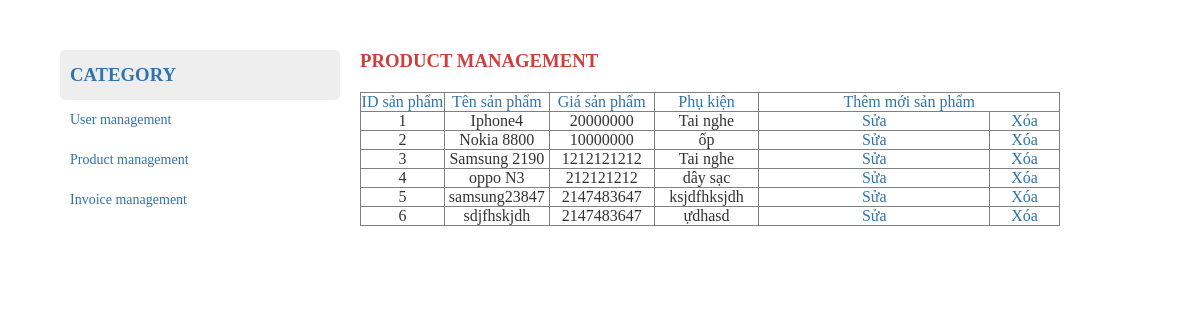
The page / on the database its author committed.
### tables this page shows
CREATE TABLE IF NOT EXISTS `sanpham` (
  `ID_SP` int(11) NOT NULL,
  `Ten_SP` varchar(50) NOT NULL,
  `ID_LSP` int(11) NOT NULL,
  `gia_sp` int(11) NOT NULL,
  `phukien` varchar(255) NOT NULL,
  PRIMARY KEY (`ID_SP`)
);

### index.php (the view, shortened to what this page needs)
<!doctype html>
<html lang="en">
<head>
    <link href="style/style.css" rel="stylesheet" type="text/css">
</head>
<body>
<section id="wrapper">
    <aside>
        <h3>Category</h3>
        <ul>
            <li><a href="#">User management</a></li>
            <li class="active"><a href="#">Product management</a></li>
            <li><a href="#">Invoice management</a></li>
        </ul>
    </aside>
    <article>
        <h1>PRODUCT MANAGEMENT</h1>
        <form method="post">
            <table border="1">
                <thead>
                <tr>
                    <th>ID sản phẩm</th>
                    <th>Tên sản phẩm</th>
                    <th>Giá sản phẩm</th>
                    <th>Phụ kiện</th>
                    <th colspan="2"><a href="them.php">Thêm mới sản phẩm</a></th>
                </tr>
                </thead>
                <tbody>
                <?php
                $sql = "SELECT * FROM sanpham INNER JOIN loaisanpham ON loaisanpham.ID_LSP=sanpham.ID_LSP";
                $query = mysql_query($sql);
                while ($rows = mysql_fetch_array($query)) {
                    ?>
                    <tr>
                        <td><?php echo $rows['ID_SP']; ?></td>
                        <td><?php echo $rows['Ten_SP']; ?></td>
                        <td><?php echo $rows['gia_sp']; ?></td>
                        <td><?php echo $rows['phukien']; ?></td>
                        <td><a href="sua.php?id_san_pham=<?php echo $rows['ID_SP']; ?>">Sửa</a></td>
                        <td><a href="delete.php?id_san_pham=<?php echo $rows['ID_SP']; ?>">Xóa</a></td>
                    </tr>
                <?php } ?>
                </tbody>
            </table>
        </form>
    </article>
</section>
</body>
</html>

### style/style.css (style rules this page uses)
aside, article { display: block; }
* { margin: 0px; padding: 0px; }
a { text-decoration: none; }
#wrapper { width: 90%; margin: auto; margin-top: 50px; color: #333333; position: relative; }
aside { float: left; width: 280px; }
h3 { color: #3073AD; background-color: #EEEEEE; height: 50px; line-height: 50px; padding-left: 10px; text-transform: uppercase; border-radius: 5px; }
ul li { list-style: none; //background-color: #EEEEEE_light; line-height: 40px; font-size: 14px; border-radius: 5px; }
ul li a { color: #3073AD; padding: 10px 120px 10px 10px; }
article { float: left; width: 700px; margin-left: 20px; }
h1 { color: #CC3F3B; }
table { margin-top: 20px; border-collapse: collapse; width: 100%; text-align: center; background-color: white; }
table tr th:first-child, table tr td:first-child { width: 12%; }
table tr th:last-child, table tr td:last-child { width: 10%; }
table tr th:nth-child(6), table tr td:nth-child(6) { width: 10%; }
table tr th:nth-child(2), table tr td:nth-child(2) { width: 15%; }
table tr th:nth-child(3), table tr td:nth-child(3) { width: 15%; }
table tr th:nth-child(4), table tr td:nth-child(4) { width: 15%; }
tbody tr td a { text-decoration: none; color: #3073AD; }
th, td { font-weight: normal; }
thead tr th { color: #3073AD; }
thead tr a { text-decoration: none; color: #3073AD; }

### rows shown on the page
sanpham: ID_SP "1", Ten_SP "Iphone4", gia_sp "20000000", phukien "Tai nghe"
sanpham: ID_SP "2", Ten_SP "Nokia 8800", gia_sp "10000000", phukien "ốp"
sanpham: ID_SP "3", Ten_SP "Samsung 2190", gia_sp "1212121212", phukien "Tai nghe"
sanpham: ID_SP "4", Ten_SP "oppo N3", gia_sp "212121212", phukien "dây sạc"
sanpham: ID_SP "5", Ten_SP "samsung23847", gia_sp "2147483647", phukien "ksjdfhksjdh"
sanpham: ID_SP "6", Ten_SP "sdjfhskjdh", gia_sp "2147483647", phukien "ựdhasd"
